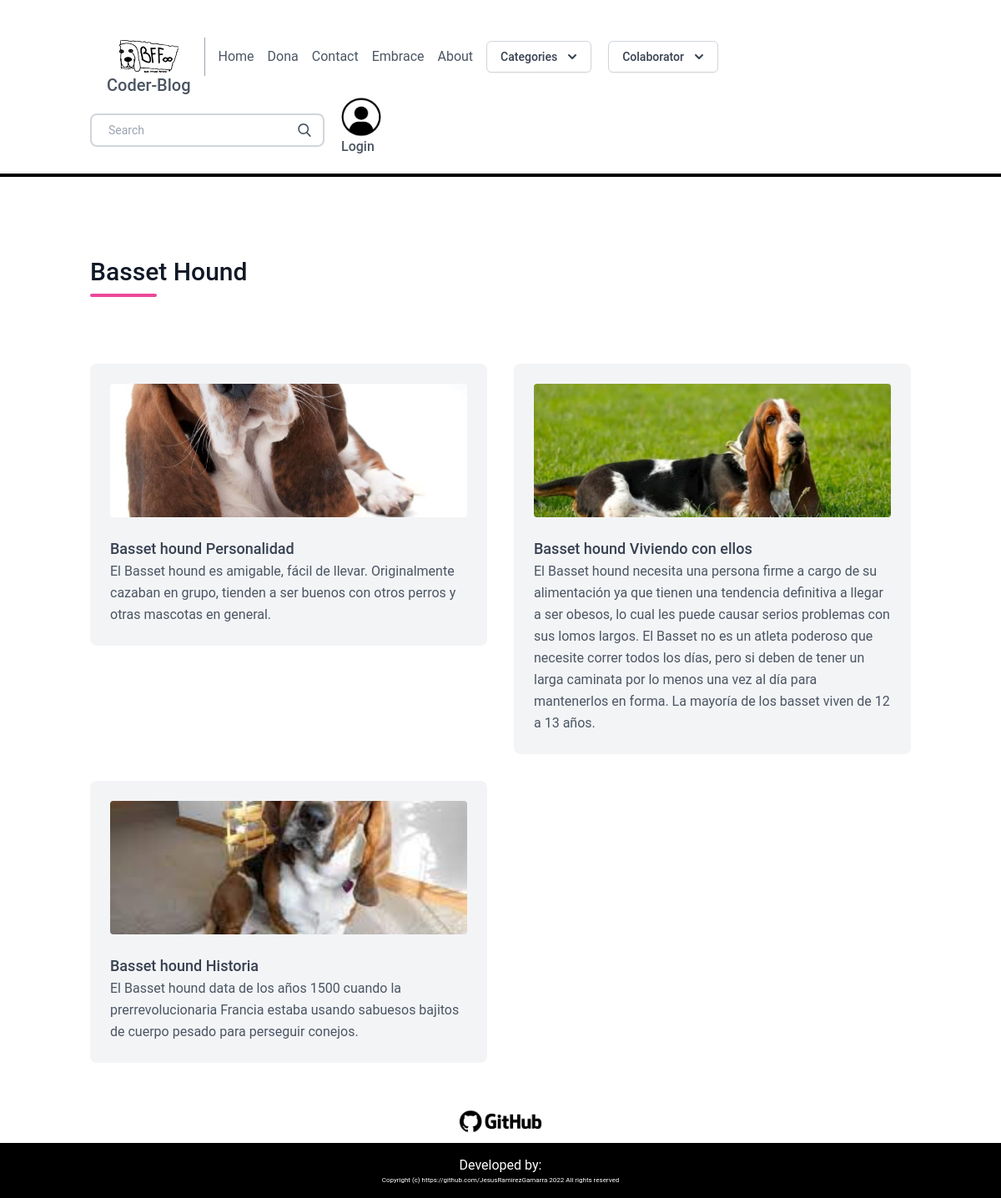
Screenshot of /postlist/Basset-Hound-curiosidades/ with the database file from the repository.
### blog/models.py (models this page shows, shortened)
class Category(models.Model):
    title = models.CharField(max_length=20)
    subtitle = models.CharField(max_length=20)
    slug = models.SlugField()
    thumbnail = models.ImageField()
    created = models.DateTimeField(auto_now_add=True, verbose_name="Fecha de creación",blank=True,null=True)
    updated = models.DateTimeField(auto_now=True, verbose_name="Fecha de edición",blank=True,null=True)
    class  Meta:
        verbose_name = "Categoria"
        verbose_name_plural  =  "Category [ Categoria ]"

class Post(models.Model):
    title = models.CharField(max_length=100)
    slug = models.SlugField()
    overview = models.TextField()
    timestamp = models.DateTimeField(auto_now_add=True)
    content = models.TextField()
    author = models.ForeignKey(Author, on_delete=models.CASCADE)
    thumbnail = models.ImageField()
    categories = models.ManyToManyField(Category)
    featured = models.BooleanField()
    created = models.DateTimeField(auto_now_add=True, verbose_name="Fecha de creación",blank=True,null=True)
    updated = models.DateTimeField(auto_now=True, verbose_name="Fecha de edición",blank=True,null=True)
    class  Meta:
        verbose_name = "Publicación"
        verbose_name_plural  =  "Post [ Publicación ]"

### blog/views.py (the view)
# urls.py: path("postlist/<str:slug>/", postlist, name="postlist"),
def postlist (request,slug):
    category = Category.objects.get(slug = slug)
    posts = Post.objects.filter(categories__in=[category])
    context = {
        'posts': posts,
        'category': category,
    }
    return render(request, 'post_list.html', context)

### blog/templatetags/markdown_extras.py (called while the page is built)
@register.simple_tag
def get_categories():
    return Category.objects.all()[0:4]

@register.simple_tag
def get_colaboradores():
    perfil = Perfil.objects.filter(name='Blogger').first()
    userColaborator = UserColaborator.objects.filter(perfil=perfil.id)[0:4]
    return userColaborator

### blog/templatetags/random.py (called while the page is built)
@register.simple_tag
def get_random_int(a=1, b=2):
    if b is None:
        a, b = 0, a
    return random.randint(a, b)

### templates/post_list.html (shortened to what this page needs)
{% extends 'base.html' %}
{% load static %}
{% block content %}
<section class="text-gray-600 body-font">
    <div class="container px-5 py-24 mx-auto">
        <div class="flex flex-wrap w-full mb-20">
        <div class="lg:w-1/2 w-full mb-6 lg:mb-0">
            <h1 class="sm:text-3xl text-2xl font-medium title-font mb-2 text-gray-900">
            {{ category.title }}</h1>
            <div class="h-1 w-20 bg-pink-500 rounded"></div>
        </div>
        </div>
        <div class="flex flex-wrap -m-4">
        {% for post in posts %}
            <div class="xl:w-1/4 md:w-1/2 p-4">
                <div class="bg-gray-100 p-6 rounded-lg">
                <a href="{% url 'post' post.slug %}">
                    <img class="h-40 rounded w-full object-cover object-center mb-6" src="{{ post.thumbnail.url }}" alt="content">
                </a>
                <a href="{% url 'post' post.slug %}" class="rounded-lg transition ease-in-out delay-150 hover:-translate-y-1 hover:scale-110 hover:bg-green-300 duration-300 text-lg text-gray-700 font-medium title-font mb-4">
                    {{ post.title }}</a>
                <p class="leading-relaxed text-base">
                    {{ post.overview }}</p>
                </div>
            </div>
        {% endfor %}
        </div>
    </div>
</section>
{% endblock content %}

### static/css/style.css (style rules this page uses)
body { font-family: 'Roboto', sans-serif !important; }

### rows the page displays
Category: title "Basset Hound"
Post: thumbnail (picture), title "Basset hound Personalidad", overview "El Basset hound es amigable, fácil de llevar. Originalmente cazaban en grupo, tienden a ser buenos con otros perros y otras mascotas en general."
Post: thumbnail (picture), title "Basset hound Viviendo con ellos", overview "El Basset hound necesita una persona firme a cargo de su alimentación ya que tienen una tendencia definitiva a llegar a ser obesos, lo cual les puede causar serios problemas con sus lomos largos. El Basset no es un atleta poderoso que necesite correr todos los días, pero si deben de tener un larga caminata por lo menos una vez al día para mantenerlos en forma. La mayoría de los basset viven de 12 a 13 años."
Post: thumbnail (picture), title "Basset hound Historia", overview "El Basset hound data de los años 1500 cuando la prerrevolucionaria Francia estaba usando sabuesos bajitos de cuerpo pesado para perseguir conejos."
